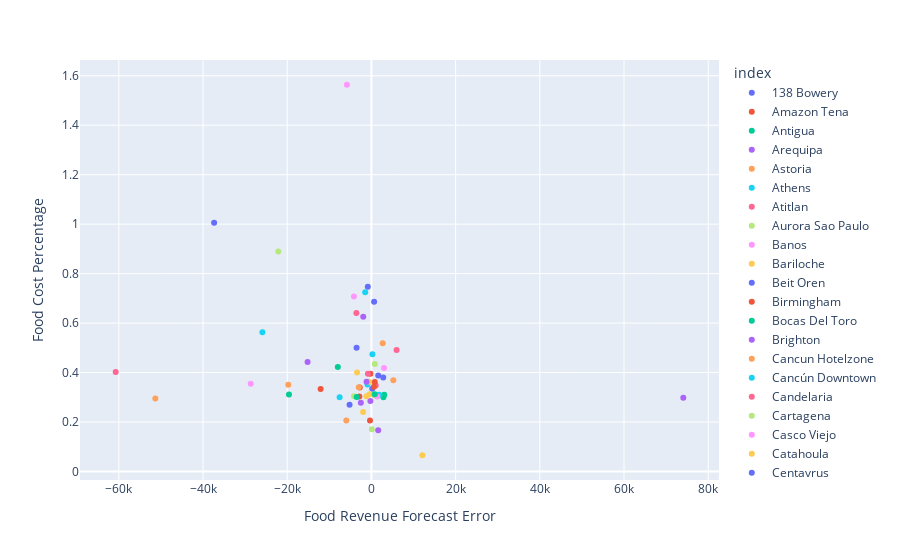

The code cell stored with this chart in its notebook:
### Code cell
fig = px.scatter(foodcost, x = 'Food Revenue Forecast Error', y='Food Cost Percentage', color = foodcost.index)
fig.show()

### Figure 1 — Plotly figure (JSON) as saved in the notebook; plotly's stock layout.template omitted (floating-point values rounded to 4 significant figures)
{"data": [{"hovertemplate": "index=138 Bowery <br>Food Revenue Forecast Error=%{x}<br>Food Cost Percentage=%{y}<extra></extra>", "legendgroup": "138 Bowery ", "marker": {"color": "#636efa", "symbol": "circle"}, "mode": "markers", "name": "138 Bowery ", "orientation": "v", "showlegend": true, "type": "scatter", "x": [634.1], "xaxis": "x", "y": [0.6866], "yaxis": "y"}, {"hovertemplate": "index=Amazon Tena <br>Food Revenue Forecast Error=%{x}<br>Food Cost Percentage=%{y}<extra></extra>", "legendgroup": "Amazon Tena ", "marker": {"color": "#EF553B", "symbol": "circle"}, "mode": "markers", "name": "Amazon Tena ", "orientation": "v", "showlegend": true, "type": "scatter", "x": [-244.2], "xaxis": "x", "y": [0.395], "yaxis": "y"}, {"hovertemplate": "index=Antigua <br>Food Revenue Forecast Error=%{x}<br>Food Cost Percentage=%{y}<extra></extra>", "legendgroup": "Antigua ", "marker": {"color": "#00cc96", "symbol": "circle"}, "mode": "markers", "name": "Antigua ", "orientation": "v", "showlegend": true, "type": "scatter", "x": [3043.0], "xaxis": "x", "y": [0.3106], "yaxis": "y"}, {"hovertemplate": "index=Arequipa <br>Food Revenue Forecast Error=%{x}<br>Food Cost Percentage=%{y}<extra></extra>", "legendgroup": "Arequipa ", "marker": {"color": "#ab63fa", "symbol": "circle"}, "mode": "markers", "name": "Arequipa ", "orientation": "v", "showlegend": true, "type": "scatter", "x": [-1949.0], "xaxis": "x", "y": [0.6259], "yaxis": "y"}, {"hovertemplate": "index=Astoria <br>Food Revenue Forecast Error=%{x}<br>Food Cost Percentage=%{y}<extra></extra>", "legendgroup": "Astoria ", "marker": {"color": "#FFA15A", "symbol": "circle"}, "mode": "markers", "name": "Astoria ", "orientation": "v", "showlegend": true, "type": "scatter", "x": [-51330.0], "xaxis": "x", "y": [0.295], "yaxis": "y"}, {"hovertemplate": "index=Athens <br>Food Revenue Forecast Error=%{x}<br>Food Cost Percentage=%{y}<extra></extra>", "legendgroup": "Athens ", "marker": {"color": "#19d3f3", "symbol": "circle"}, "mode": "markers", "name": "Athens ", "orientation": "v", "showlegend": true, "type": "scatter", "x": [-927.3], "xaxis": "x", "y": [0.3516], "yaxis": "y"}, {"hovertemplate": "index=Atitlan <br>Food Revenue Forecast Error=%{x}<br>Food Cost Percentage=%{y}<extra></extra>", "legendgroup": "Atitlan ", "marker": {"color": "#FF6692", "symbol": "circle"}, "mode": "markers", "name": "Atitlan ", "orientation": "v", "showlegend": true, "type": "scatter", "x": [0], "xaxis": "x", "y": [null], "yaxis": "y"}, {"hovertemplate": "index=Aurora Sao Paulo <br>Food Revenue Forecast Error=%{x}<br>Food Cost Percentage=%{y}<extra></extra>", "legendgroup": "Aurora Sao Paulo ", "marker": {"color": "#B6E880", "symbol": "circle"}, "mode": "markers", "name": "Aurora Sao Paulo ", "orientation": "v", "showlegend": true, "type": "scatter", "x": [-22130.0], "xaxis": "x", "y": [0.8891], "yaxis": "y"}, {"hovertemplate": "index=Banos <br>Food Revenue Forecast Error=%{x}<br>Food Cost Percentage=%{y}<extra></extra>", "legendgroup": "Banos ", "marker": {"color": "#FF97FF", "symbol": "circle"}, "mode": "markers", "name": "Banos ", "orientation": "v", "showlegend": true, "type": "scatter", "x": [-4160.0], "xaxis": "x", "y": [0.707], "yaxis": "y"}, {"hovertemplate": "index=Bariloche <br>Food Revenue Forecast Error=%{x}<br>Food Cost Percentage=%{y}<extra></extra>", "legendgroup": "Bariloche ", "marker": {"color": "#FECB52", "symbol": "circle"}, "mode": "markers", "name": "Bariloche ", "orientation": "v", "showlegend": true, "type": "scatter", "x": [-1979.0], "xaxis": "x", "y": [0.2403], "yaxis": "y"}, {"hovertemplate": "index=Beit Oren <br>Food Revenue Forecast Error=%{x}<br>Food Cost Percentage=%{y}<extra></extra>", "legendgroup": "Beit Oren ", "marker": {"color": "#636efa", "symbol": "circle"}, "mode": "markers", "name": "Beit Oren ", "orientation": "v", "showlegend": true, "type": "scatter", "x": [0], "xaxis": "x", "y": [null], "yaxis": "y"}, {"hovertemplate": "index=Birmingham <br>Food Revenue Forecast Error=%{x}<br>Food Cost Percentage=%{y}<extra></extra>", "legendgroup": "Birmingham ", "marker": {"color": "#EF553B", "symbol": "circle"}, "mode": "markers", "name": "Birmingham ", "orientation": "v", "showlegend": true, "type": "scatter", "x": [-2873.0], "xaxis": "x", "y": [0.3028], "yaxis": "y"}, {"hovertemplate": "index=Bocas Del Toro <br>Food Revenue Forecast Error=%{x}<br>Food Cost Percentage=%{y}<extra></extra>", "legendgroup": "Bocas Del Toro ", "marker": {"color": "#00cc96", "symbol": "circle"}, "mode": "markers", "name": "Bocas Del Toro ", "orientation": "v", "showlegend": true, "type": "scatter", "x": [0], "xaxis": "x", "y": [null], "yaxis": "y"}, {"hovertemplate": "index=Brighton <br>Food Revenue Forecast Error=%{x}<br>Food Cost Percentage=%{y}<extra></extra>", "legendgroup": "Brighton ", "marker": {"color": "#ab63fa", "symbol": "circle"}, "mode": "markers", "name": "Brighton ", "orientation": "v", "showlegend": true, "type": "scatter", "x": [-247.3], "xaxis": "x", "y": [0.2851], "yaxis": "y"}, {"hovertemplate": "index=Cancun Hotelzone <br>Food Revenue Forecast Error=%{x}<br>Food Cost Percentage=%{y}<extra></extra>", "legendgroup": "Cancun Hotelzone ", "marker": {"color": "#FFA15A", "symbol": "circle"}, "mode": "markers", "name": "Cancun Hotelzone ", "orientation": "v", "showlegend": true, "type": "scatter", "x": [1441.0], "xaxis": "x", "y": [0.3072], "yaxis": "y"}, {"hovertemplate": "index=Cancún Downtown <br>Food Revenue Forecast Error=%{x}<br>Food Cost Percentage=%{y}<extra></extra>", "legendgroup": "Cancún Downtown ", "marker": {"color": "#19d3f3", "symbol": "circle"}, "mode": "markers", "name": "Cancún Downtown ", "orientation": "v", "showlegend": true, "type": "scatter", "x": [-25890.0], "xaxis": "x", "y": [0.5628], "yaxis": "y"}, {"hovertemplate": "index=Candelaria <br>Food Revenue Forecast Error=%{x}<br>Food Cost Percentage=%{y}<extra></extra>", "legendgroup": "Candelaria ", "marker": {"color": "#FF6692", "symbol": "circle"}, "mode": "markers", "name": "Candelaria ", "orientation": "v", "showlegend": true, "type": "scatter", "x": [1020.0], "xaxis": "x", "y": [0.3478], "yaxis": "y"}, {"hovertemplate": "index=Cartagena <br>Food Revenue Forecast Error=%{x}<br>Food Cost Percentage=%{y}<extra></extra>", "legendgroup": "Cartagena ", "marker": {"color": "#B6E880", "symbol": "circle"}, "mode": "markers", "name": "Cartagena ", "orientation": "v", "showlegend": true, "type": "scatter", "x": [640.9], "xaxis": "x", "y": [0.3087], "yaxis": "y"}, {"hovertemplate": "index=Casco Viejo <br>Food Revenue Forecast Error=%{x}<br>Food Cost Percentage=%{y}<extra></extra>", "legendgroup": "Casco Viejo ", "marker": {"color": "#FF97FF", "symbol": "circle"}, "mode": "markers", "name": "Casco Viejo ", "orientation": "v", "showlegend": true, "type": "scatter", "x": [-5826.0], "xaxis": "x", "y": [1.564], "yaxis": "y"}, {"hovertemplate": "index=Catahoula <br>Food Revenue Forecast Error=%{x}<br>Food Cost Percentage=%{y}<extra></extra>", "legendgroup": "Catahoula ", "marker": {"color": "#FECB52", "symbol": "circle"}, "mode": "markers", "name": "Catahoula ", "orientation": "v", "showlegend": true, "type": "scatter", "x": [-590.0], "xaxis": "x", "y": [0.3625], "yaxis": "y"}, {"hovertemplate": "index=Centavrus <br>Food Revenue Forecast Error=%{x}<br>Food Cost Percentage=%{y}<extra></extra>", "legendgroup": "Centavrus ", "marker": {"color": "#636efa", "symbol": "circle"}, "mode": "markers", "name": "Centavrus ", "orientation": "v", "showlegend": true, "type": "scatter", "x": [-37370.0], "xaxis": "x", "y": [1.006], "yaxis": "y"}, {"hovertemplate": "index=Central Park <br>Food Revenue Forecast Error=%{x}<br>Food Cost Percentage=%{y}<extra></extra>", "legendgroup": "Central Park ", "marker": {"color": "#EF553B", "symbol": "circle"}, "mode": "markers", "name": "Central Park ", "orientation": "v", "showlegend": true, "type": "scatter", "x": [0], "xaxis": "x", "y": [null], "yaxis": "y"}, {"hovertemplate": "index=Chapinero <br>Food Revenue Forecast Error=%{x}<br>Food Cost Percentage=%{y}<extra></extra>", "legendgroup": "Chapinero ", "marker": {"color": "#00cc96", "symbol": "circle"}, "mode": "markers", "name": "Chapinero ", "orientation": "v", "showlegend": true, "type": "scatter", "x": [-7979.0], "xaxis": "x", "y": [0.4224], "yaxis": "y"}, {"hovertemplate": "index=Chelsea <br>Food Revenue Forecast Error=%{x}<br>Food Cost Percentage=%{y}<extra></extra>", "legendgroup": "Chelsea ", "marker": {"color": "#ab63fa", "symbol": "circle"}, "mode": "markers", "name": "Chelsea ", "orientation": "v", "showlegend": true, "type": "scatter", "x": [-1162.0], "xaxis": "x", "y": [0.3625], "yaxis": "y"}, {"hovertemplate": "index=Cordoba <br>Food Revenue Forecast Error=%{x}<br>Food Cost Percentage=%{y}<extra></extra>", "legendgroup": "Cordoba ", "marker": {"color": "#FFA15A", "symbol": "circle"}, "mode": "markers", "name": "Cordoba ", "orientation": "v", "showlegend": true, "type": "scatter", "x": [-19750.0], "xaxis": "x", "y": [0.3512], "yaxis": "y"}, {"hovertemplate": "index=Cuenca <br>Food Revenue Forecast Error=%{x}<br>Food Cost Percentage=%{y}<extra></extra>", "legendgroup": "Cuenca ", "marker": {"color": "#19d3f3", "symbol": "circle"}, "mode": "markers", "name": "Cuenca ", "orientation": "v", "showlegend": true, "type": "scatter", "x": [0], "xaxis": "x", "y": [null], "yaxis": "y"}, {"hovertemplate": "index=Cusco Plaza <br>Food Revenue Forecast Error=%{x}<br>Food Cost Percentage=%{y}<extra></extra>", "legendgroup": "Cusco Plaza ", "marker": {"color": "#FF6692", "symbol": "circle"}, "mode": "markers", "name": "Cusco Plaza ", "orientation": "v", "showlegend": true, "type": "scatter", "x": [0], "xaxis": "x", "y": [null], "yaxis": "y"}, {"hovertemplate": "index=Cusco Saphi <br>Food Revenue Forecast Error=%{x}<br>Food Cost Percentage=%{y}<extra></extra>", "legendgroup": "Cusco Saphi ", "marker": {"color": "#B6E880", "symbol": "circle"}, "mode": "markers", "name": "Cusco Saphi ", "orientation": "v", "showlegend": true, "type": "scatter", "x": [0], "xaxis": "x", "y": [null], "yaxis": "y"}, {"hovertemplate": "index=Ericeira <br>Food Revenue Forecast Error=%{x}<br>Food Cost Percentage=%{y}<extra></extra>", "legendgroup": "Ericeira ", "marker": {"color": "#FF97FF", "symbol": "circle"}, "mode": "markers", "name": "Ericeira ", "orientation": "v", "showlegend": true, "type": "scatter", "x": [0], "xaxis": "x", "y": [null], "yaxis": "y"}, {"hovertemplate": "index=Florianopolis <br>Food Revenue Forecast Error=%{x}<br>Food Cost Percentage=%{y}<extra></extra>", "legendgroup": "Florianopolis ", "marker": {"color": "#FECB52", "symbol": "circle"}, "mode": "markers", "name": "Florianopolis ", "orientation": "v", "showlegend": true, "type": "scatter", "x": [-3410.0], "xaxis": "x", "y": [0.4001], "yaxis": "y"}, {"hovertemplate": "index=Geres <br>Food Revenue Forecast Error=%{x}<br>Food Cost Percentage=%{y}<extra></extra>", "legendgroup": "Geres ", "marker": {"color": "#636efa", "symbol": "circle"}, "mode": "markers", "name": "Geres ", "orientation": "v", "showlegend": true, "type": "scatter", "x": [194.4], "xaxis": "x", "y": [0.335], "yaxis": "y"}, {"hovertemplate": "index=Gold Dust <br>Food Revenue Forecast Error=%{x}<br>Food Cost Percentage=%{y}<extra></extra>", "legendgroup": "Gold Dust ", "marker": {"color": "#EF553B", "symbol": "circle"}, "mode": "markers", "name": "Gold Dust ", "orientation": "v", "showlegend": true, "type": "scatter", "x": [795.7], "xaxis": "x", "y": [0.3618], "yaxis": "y"}, {"hovertemplate": "index=Granada <br>Food Revenue Forecast Error=%{x}<br>Food Cost Percentage=%{y}<extra></extra>", "legendgroup": "Granada ", "marker": {"color": "#00cc96", "symbol": "circle"}, "mode": "markers", "name": "Granada ", "orientation": "v", "showlegend": true, "type": "scatter", "x": [2838.0], "xaxis": "x", "y": [0.3], "yaxis": "y"}, {"hovertemplate": "index=Huaraz <br>Food Revenue Forecast Error=%{x}<br>Food Cost Percentage=%{y}<extra></extra>", "legendgroup": "Huaraz ", "marker": {"color": "#ab63fa", "symbol": "circle"}, "mode": "markers", "name": "Huaraz ", "orientation": "v", "showlegend": true, "type": "scatter", "x": [74080.0], "xaxis": "x", "y": [0.298], "yaxis": "y"}, {"hovertemplate": "index=Jaco <br>Food Revenue Forecast Error=%{x}<br>Food Cost Percentage=%{y}<extra></extra>", "legendgroup": "Jaco ", "marker": {"color": "#FFA15A", "symbol": "circle"}, "mode": "markers", "name": "Jaco ", "orientation": "v", "showlegend": true, "type": "scatter", "x": [0], "xaxis": "x", "y": [null], "yaxis": "y"}, {"hovertemplate": "index=Kalu Yala <br>Food Revenue Forecast Error=%{x}<br>Food Cost Percentage=%{y}<extra></extra>", "legendgroup": "Kalu Yala ", "marker": {"color": "#19d3f3", "symbol": "circle"}, "mode": "markers", "name": "Kalu Yala ", "orientation": "v", "showlegend": true, "type": "scatter", "x": [230.8], "xaxis": "x", "y": [0.474], "yaxis": "y"}, {"hovertemplate": "index=La Fortuna <br>Food Revenue Forecast Error=%{x}<br>Food Cost Percentage=%{y}<extra></extra>", "legendgroup": "La Fortuna ", "marker": {"color": "#FF6692", "symbol": "circle"}, "mode": "markers", "name": "La Fortuna ", "orientation": "v", "showlegend": true, "type": "scatter", "x": [-3576.0], "xaxis": "x", "y": [0.6413], "yaxis": "y"}, {"hovertemplate": "index=La Paz <br>Food Revenue Forecast Error=%{x}<br>Food Cost Percentage=%{y}<extra></extra>", "legendgroup": "La Paz ", "marker": {"color": "#B6E880", "symbol": "circle"}, "mode": "markers", "name": "La Paz ", "orientation": "v", "showlegend": true, "type": "scatter", "x": [0], "xaxis": "x", "y": [null], "yaxis": "y"}, {"hovertemplate": "index=Lapa Rio De Janeiro <br>Food Revenue Forecast Error=%{x}<br>Food Cost Percentage=%{y}<extra></extra>", "legendgroup": "Lapa Rio De Janeiro ", "marker": {"color": "#FF97FF", "symbol": "circle"}, "mode": "markers", "name": "Lapa Rio De Janeiro ", "orientation": "v", "showlegend": true, "type": "scatter", "x": [3004.0], "xaxis": "x", "y": [0.4188], "yaxis": "y"}, {"hovertemplate": "index=Lisbon <br>Food Revenue Forecast Error=%{x}<br>Food Cost Percentage=%{y}<extra></extra>", "legendgroup": "Lisbon ", "marker": {"color": "#FECB52", "symbol": "circle"}, "mode": "markers", "name": "Lisbon ", "orientation": "v", "showlegend": true, "type": "scatter", "x": [-1191.0], "xaxis": "x", "y": [0.3044], "yaxis": "y"}, {"hovertemplate": "index=Liverpool <br>Food Revenue Forecast Error=%{x}<br>Food Cost Percentage=%{y}<extra></extra>", "legendgroup": "Liverpool ", "marker": {"color": "#636efa", "symbol": "circle"}, "mode": "markers", "name": "Liverpool ", "orientation": "v", "showlegend": true, "type": "scatter", "x": [1621.0], "xaxis": "x", "y": [0.3878], "yaxis": "y"}, {"hovertemplate": "index=Los Lirios By Selina <br>Food Revenue Forecast Error=%{x}<br>Food Cost Percentage=%{y}<extra></extra>", "legendgroup": "Los Lirios By Selina ", "marker": {"color": "#EF553B", "symbol": "circle"}, "mode": "markers", "name": "Los Lirios By Selina ", "orientation": "v", "showlegend": true, "type": "scatter", "x": [-338.9], "xaxis": "x", "y": [0.2062], "yaxis": "y"}, {"hovertemplate": "index=Madalena <br>Food Revenue Forecast Error=%{x}<br>Food Cost Percentage=%{y}<extra></extra>", "legendgroup": "Madalena ", "marker": {"color": "#00cc96", "symbol": "circle"}, "mode": "markers", "name": "Madalena ", "orientation": "v", "showlegend": true, "type": "scatter", "x": [0], "xaxis": "x", "y": [null], "yaxis": "y"}, {"hovertemplate": "index=Maderas <br>Food Revenue Forecast Error=%{x}<br>Food Cost Percentage=%{y}<extra></extra>", "legendgroup": "Maderas ", "marker": {"color": "#ab63fa", "symbol": "circle"}, "mode": "markers", "name": "Maderas ", "orientation": "v", "showlegend": true, "type": "scatter", "x": [-15160.0], "xaxis": "x", "y": [0.4428], "yaxis": "y"}, {"hovertemplate": "index=Manchester <br>Food Revenue Forecast Error=%{x}<br>Food Cost Percentage=%{y}<extra></extra>", "legendgroup": "Manchester ", "marker": {"color": "#FFA15A", "symbol": "circle"}, "mode": "markers", "name": "Manchester ", "orientation": "v", "showlegend": true, "type": "scatter", "x": [-5973.0], "xaxis": "x", "y": [0.2064], "yaxis": "y"}, {"hovertemplate": "index=Mancora <br>Food Revenue Forecast Error=%{x}<br>Food Cost Percentage=%{y}<extra></extra>", "legendgroup": "Mancora ", "marker": {"color": "#19d3f3", "symbol": "circle"}, "mode": "markers", "name": "Mancora ", "orientation": "v", "showlegend": true, "type": "scatter", "x": [-1478.0], "xaxis": "x", "y": [0.7248], "yaxis": "y"}, {"hovertemplate": "index=Manuel Antonio <br>Food Revenue Forecast Error=%{x}<br>Food Cost Percentage=%{y}<extra></extra>", "legendgroup": "Manuel Antonio ", "marker": {"color": "#FF6692", "symbol": "circle"}, "mode": "markers", "name": "Manuel Antonio ", "orientation": "v", "showlegend": true, "type": "scatter", "x": [-60750.0], "xaxis": "x", "y": [0.4018], "yaxis": "y"}, {"hovertemplate": "index=Medellin <br>Food Revenue Forecast Error=%{x}<br>Food Cost Percentage=%{y}<extra></extra>", "legendgroup": "Medellin ", "marker": {"color": "#B6E880", "symbol": "circle"}, "mode": "markers", "name": "Medellin ", "orientation": "v", "showlegend": true, "type": "scatter", "x": [-4143.0], "xaxis": "x", "y": [0.3039], "yaxis": "y"}, {"hovertemplate": "index=Mexico City <br>Food Revenue Forecast Error=%{x}<br>Food Cost Percentage=%{y}<extra></extra>", "legendgroup": "Mexico City ", "marker": {"color": "#FF97FF", "symbol": "circle"}, "mode": "markers", "name": "Mexico City ", "orientation": "v", "showlegend": true, "type": "scatter", "x": [0], "xaxis": "x", "y": [null], "yaxis": "y"}, {"hovertemplate": "index=Miami River <br>Food Revenue Forecast Error=%{x}<br>Food Cost Percentage=%{y}<extra></extra>", "legendgroup": "Miami River ", "marker": {"color": "#FECB52", "symbol": "circle"}, "mode": "markers", "name": "Miami River ", "orientation": "v", "showlegend": true, "type": "scatter", "x": [12100.0], "xaxis": "x", "y": [0.06569], "yaxis": "y"}, {"hovertemplate": "index=Miami Tower <br>Food Revenue Forecast Error=%{x}<br>Food Cost Percentage=%{y}<extra></extra>", "legendgroup": "Miami Tower ", "marker": {"color": "#636efa", "symbol": "circle"}, "mode": "markers", "name": "Miami Tower ", "orientation": "v", "showlegend": true, "type": "scatter", "x": [-3527.0], "xaxis": "x", "y": [0.5005], "yaxis": "y"}, {"hovertemplate": "index=Miraflores Lima <br>Food Revenue Forecast Error=%{x}<br>Food Cost Percentage=%{y}<extra></extra>", "legendgroup": "Miraflores Lima ", "marker": {"color": "#EF553B", "symbol": "circle"}, "mode": "markers", "name": "Miraflores Lima ", "orientation": "v", "showlegend": true, "type": "scatter", "x": [-2771.0], "xaxis": "x", "y": [0.3391], "yaxis": "y"}, {"hovertemplate": "index=Miramar <br>Food Revenue Forecast Error=%{x}<br>Food Cost Percentage=%{y}<extra></extra>", "legendgroup": "Miramar ", "marker": {"color": "#00cc96", "symbol": "circle"}, "mode": "markers", "name": "Miramar ", "orientation": "v", "showlegend": true, "type": "scatter", "x": [-3507.0], "xaxis": "x", "y": [0.3015], "yaxis": "y"}, {"hovertemplate": "index=Montañita <br>Food Revenue Forecast Error=%{x}<br>Food Cost Percentage=%{y}<extra></extra>", "legendgroup": "Montañita ", "marker": {"color": "#ab63fa", "symbol": "circle"}, "mode": "markers", "name": "Montañita ", "orientation": "v", "showlegend": true, "type": "scatter", "x": [-2516.0], "xaxis": "x", "y": [0.2778], "yaxis": "y"}, {"hovertemplate": "index=Monteverde <br>Food Revenue Forecast Error=%{x}<br>Food Cost Percentage=%{y}<extra></extra>", "legendgroup": "Monteverde ", "marker": {"color": "#FFA15A", "symbol": "circle"}, "mode": "markers", "name": "Monteverde ", "orientation": "v", "showlegend": true, "type": "scatter", "x": [2683.0], "xaxis": "x", "y": [0.5189], "yaxis": "y"}, {"hovertemplate": "index=Neve Tzedek <br>Food Revenue Forecast Error=%{x}<br>Food Cost Percentage=%{y}<extra></extra>", "legendgroup": "Neve Tzedek ", "marker": {"color": "#19d3f3", "symbol": "circle"}, "mode": "markers", "name": "Neve Tzedek ", "orientation": "v", "showlegend": true, "type": "scatter", "x": [1838.0], "xaxis": "x", "y": [0.3102], "yaxis": "y"}, {"hovertemplate": "index=Newton <br>Food Revenue Forecast Error=%{x}<br>Food Cost Percentage=%{y}<extra></extra>", "legendgroup": "Newton ", "marker": {"color": "#FF6692", "symbol": "circle"}, "mode": "markers", "name": "Newton ", "orientation": "v", "showlegend": true, "type": "scatter", "x": [5973.0], "xaxis": "x", "y": [0.4911], "yaxis": "y"}, {"hovertemplate": "index=Nosara <br>Food Revenue Forecast Error=%{x}<br>Food Cost Percentage=%{y}<extra></extra>", "legendgroup": "Nosara ", "marker": {"color": "#B6E880", "symbol": "circle"}, "mode": "markers", "name": "Nosara ", "orientation": "v", "showlegend": true, "type": "scatter", "x": [105.5], "xaxis": "x", "y": [0.171], "yaxis": "y"}, {"hovertemplate": "index=Oaxaca <br>Food Revenue Forecast Error=%{x}<br>Food Cost Percentage=%{y}<extra></extra>", "legendgroup": "Oaxaca ", "marker": {"color": "#FF97FF", "symbol": "circle"}, "mode": "markers", "name": "Oaxaca ", "orientation": "v", "showlegend": true, "type": "scatter", "x": [0], "xaxis": "x", "y": [null], "yaxis": "y"}, {"hovertemplate": "index=Palermo <br>Food Revenue Forecast Error=%{x}<br>Food Cost Percentage=%{y}<extra></extra>", "legendgroup": "Palermo ", "marker": {"color": "#FECB52", "symbol": "circle"}, "mode": "markers", "name": "Palermo ", "orientation": "v", "showlegend": true, "type": "scatter", "x": [0], "xaxis": "x", "y": [null], "yaxis": "y"}, {"hovertemplate": "index=Paraty <br>Food Revenue Forecast Error=%{x}<br>Food Cost Percentage=%{y}<extra></extra>", "legendgroup": "Paraty ", "marker": {"color": "#636efa", "symbol": "circle"}, "mode": "markers", "name": "Paraty ", "orientation": "v", "showlegend": true, "type": "scatter", "x": [2800.0], "xaxis": "x", "y": [0.38], "yaxis": "y"}, {"hovertemplate": "index=Parque 93 <br>Food Revenue Forecast Error=%{x}<br>Food Cost Percentage=%{y}<extra></extra>", "legendgroup": "Parque 93 ", "marker": {"color": "#EF553B", "symbol": "circle"}, "mode": "markers", "name": "Parque 93 ", "orientation": "v", "showlegend": true, "type": "scatter", "x": [582.5], "xaxis": "x", "y": [0.343], "yaxis": "y"}, {"hovertemplate": "index=Pedasi <br>Food Revenue Forecast Error=%{x}<br>Food Cost Percentage=%{y}<extra></extra>", "legendgroup": "Pedasi ", "marker": {"color": "#00cc96", "symbol": "circle"}, "mode": "markers", "name": "Pedasi ", "orientation": "v", "showlegend": true, "type": "scatter", "x": [-19590.0], "xaxis": "x", "y": [0.3112], "yaxis": "y"}, {"hovertemplate": "index=Peniche <br>Food Revenue Forecast Error=%{x}<br>Food Cost Percentage=%{y}<extra></extra>", "legendgroup": "Peniche ", "marker": {"color": "#ab63fa", "symbol": "circle"}, "mode": "markers", "name": "Peniche ", "orientation": "v", "showlegend": true, "type": "scatter", "x": [1607.0], "xaxis": "x", "y": [0.167], "yaxis": "y"}, {"hovertemplate": "index=Playa Del Carmen <br>Food Revenue Forecast Error=%{x}<br>Food Cost Percentage=%{y}<extra></extra>", "legendgroup": "Playa Del Carmen ", "marker": {"color": "#FFA15A", "symbol": "circle"}, "mode": "markers", "name": "Playa Del Carmen ", "orientation": "v", "showlegend": true, "type": "scatter", "x": [-3003.0], "xaxis": "x", "y": [0.3404], "yaxis": "y"}, {"hovertemplate": "index=Playa Venao <br>Food Revenue Forecast Error=%{x}<br>Food Cost Percentage=%{y}<extra></extra>", "legendgroup": "Playa Venao ", "marker": {"color": "#19d3f3", "symbol": "circle"}, "mode": "markers", "name": "Playa Venao ", "orientation": "v", "showlegend": true, "type": "scatter", "x": [0], "xaxis": "x", "y": [null], "yaxis": "y"}, {"hovertemplate": "index=Porto <br>Food Revenue Forecast Error=%{x}<br>Food Cost Percentage=%{y}<extra></extra>", "legendgroup": "Porto ", "marker": {"color": "#FF6692", "symbol": "circle"}, "mode": "markers", "name": "Porto ", "orientation": "v", "showlegend": true, "type": "scatter", "x": [-833.6], "xaxis": "x", "y": [0.3954], "yaxis": "y"}, {"hovertemplate": "index=Posada Miraflores <br>Food Revenue Forecast Error=%{x}<br>Food Cost Percentage=%{y}<extra></extra>", "legendgroup": "Posada Miraflores ", "marker": {"color": "#B6E880", "symbol": "circle"}, "mode": "markers", "name": "Posada Miraflores ", "orientation": "v", "showlegend": true, "type": "scatter", "x": [0], "xaxis": "x", "y": [null], "yaxis": "y"}, {"hovertemplate": "index=Pucon <br>Food Revenue Forecast Error=%{x}<br>Food Cost Percentage=%{y}<extra></extra>", "legendgroup": "Pucon ", "marker": {"color": "#FF97FF", "symbol": "circle"}, "mode": "markers", "name": "Pucon ", "orientation": "v", "showlegend": true, "type": "scatter", "x": [1388.0], "xaxis": "x", "y": [0.3032], "yaxis": "y"}, {"hovertemplate": "index=Puerto Escondido <br>Food Revenue Forecast Error=%{x}<br>Food Cost Percentage=%{y}<extra></extra>", "legendgroup": "Puerto Escondido ", "marker": {"color": "#FECB52", "symbol": "circle"}, "mode": "markers", "name": "Puerto Escondido ", "orientation": "v", "showlegend": true, "type": "scatter", "x": [-452.3], "xaxis": "x", "y": [0.3121], "yaxis": "y"}, {"hovertemplate": "index=Puerto Viejo <br>Food Revenue Forecast Error=%{x}<br>Food Cost Percentage=%{y}<extra></extra>", "legendgroup": "Puerto Viejo ", "marker": {"color": "#636efa", "symbol": "circle"}, "mode": "markers", "name": "Puerto Viejo ", "orientation": "v", "showlegend": true, "type": "scatter", "x": [-5199.0], "xaxis": "x", "y": [0.2696], "yaxis": "y"}, {"hovertemplate": "index=Quindio <br>Food Revenue Forecast Error=%{x}<br>Food Cost Percentage=%{y}<extra></extra>", "legendgroup": "Quindio ", "marker": {"color": "#EF553B", "symbol": "circle"}, "mode": "markers", "name": "Quindio ", "orientation": "v", "showlegend": true, "type": "scatter", "x": [-12070.0], "xaxis": "x", "y": [0.3338], "yaxis": "y"}, {"hovertemplate": "index=Quito <br>Food Revenue Forecast Error=%{x}<br>Food Cost Percentage=%{y}<extra></extra>", "legendgroup": "Quito ", "marker": {"color": "#00cc96", "symbol": "circle"}, "mode": "markers", "name": "Quito ", "orientation": "v", "showlegend": true, "type": "scatter", "x": [0], "xaxis": "x", "y": [null], "yaxis": "y"}, {"hovertemplate": "index=Red Frog <br>Food Revenue Forecast Error=%{x}<br>Food Cost Percentage=%{y}<extra></extra>", "legendgroup": "Red Frog ", "marker": {"color": "#ab63fa", "symbol": "circle"}, "mode": "markers", "name": "Red Frog ", "orientation": "v", "showlegend": true, "type": "scatter", "x": [-1326.0], "xaxis": "x", "y": [null], "yaxis": "y"}, {"hovertemplate": "index=San Jose <br>Food Revenue Forecast Error=%{x}<br>Food Cost Percentage=%{y}<extra></extra>", "legendgroup": "San Jose ", "marker": {"color": "#FFA15A", "symbol": "circle"}, "mode": "markers", "name": "San Jose ", "orientation": "v", "showlegend": true, "type": "scatter", "x": [5204.0], "xaxis": "x", "y": [0.3689], "yaxis": "y"}, {"hovertemplate": "index=San Miguel <br>Food Revenue Forecast Error=%{x}<br>Food Cost Percentage=%{y}<extra></extra>", "legendgroup": "San Miguel ", "marker": {"color": "#19d3f3", "symbol": "circle"}, "mode": "markers", "name": "San Miguel ", "orientation": "v", "showlegend": true, "type": "scatter", "x": [-7555.0], "xaxis": "x", "y": [0.3], "yaxis": "y"}, {"hovertemplate": "index=Santa Marta <br>Food Revenue Forecast Error=%{x}<br>Food Cost Percentage=%{y}<extra></extra>", "legendgroup": "Santa Marta ", "marker": {"color": "#FF6692", "symbol": "circle"}, "mode": "markers", "name": "Santa Marta ", "orientation": "v", "showlegend": true, "type": "scatter", "x": [0], "xaxis": "x", "y": [null], "yaxis": "y"}, {"hovertemplate": "index=Santa Teresa N <br>Food Revenue Forecast Error=%{x}<br>Food Cost Percentage=%{y}<extra></extra>", "legendgroup": "Santa Teresa N ", "marker": {"color": "#B6E880", "symbol": "circle"}, "mode": "markers", "name": "Santa Teresa N ", "orientation": "v", "showlegend": true, "type": "scatter", "x": [798.8], "xaxis": "x", "y": [0.4348], "yaxis": "y"}, {"hovertemplate": "index=Santa Teresa S <br>Food Revenue Forecast Error=%{x}<br>Food Cost Percentage=%{y}<extra></extra>", "legendgroup": "Santa Teresa S ", "marker": {"color": "#FF97FF", "symbol": "circle"}, "mode": "markers", "name": "Santa Teresa S ", "orientation": "v", "showlegend": true, "type": "scatter", "x": [-28670.0], "xaxis": "x", "y": [0.3547], "yaxis": "y"}, {"hovertemplate": "index=Sayulita <br>Food Revenue Forecast Error=%{x}<br>Food Cost Percentage=%{y}<extra></extra>", "legendgroup": "Sayulita ", "marker": {"color": "#FECB52", "symbol": "circle"}, "mode": "markers", "name": "Sayulita ", "orientation": "v", "showlegend": true, "type": "scatter", "x": [0], "xaxis": "x", "y": [null], "yaxis": "y"}, {"hovertemplate": "index=Tamarindo <br>Food Revenue Forecast Error=%{x}<br>Food Cost Percentage=%{y}<extra></extra>", "legendgroup": "Tamarindo ", "marker": {"color": "#636efa", "symbol": "circle"}, "mode": "markers", "name": "Tamarindo ", "orientation": "v", "showlegend": true, "type": "scatter", "x": [-863.4], "xaxis": "x", "y": [0.7465], "yaxis": "y"}, {"hovertemplate": "index=Trimar <br>Food Revenue Forecast Error=%{x}<br>Food Cost Percentage=%{y}<extra></extra>", "legendgroup": "Trimar ", "marker": {"color": "#EF553B", "symbol": "circle"}, "mode": "markers", "name": "Trimar ", "orientation": "v", "showlegend": true, "type": "scatter", "x": [0], "xaxis": "x", "y": [null], "yaxis": "y"}, {"hovertemplate": "index=Vila Nova <br>Food Revenue Forecast Error=%{x}<br>Food Cost Percentage=%{y}<extra></extra>", "legendgroup": "Vila Nova ", "marker": {"color": "#00cc96", "symbol": "circle"}, "mode": "markers", "name": "Vila Nova ", "orientation": "v", "showlegend": true, "type": "scatter", "x": [795.3], "xaxis": "x", "y": [0.3124], "yaxis": "y"}, {"hovertemplate": "index=Villa De Leyva <br>Food Revenue Forecast Error=%{x}<br>Food Cost Percentage=%{y}<extra></extra>", "legendgroup": "Villa De Leyva ", "marker": {"color": "#ab63fa", "symbol": "circle"}, "mode": "markers", "name": "Villa De Leyva ", "orientation": "v", "showlegend": true, "type": "scatter", "x": [-698.0], "xaxis": "x", "y": [null], "yaxis": "y"}], "layout": {"legend": {"title": {"text": "index"}, "tracegroupgap": 0}, "margin": {"t": 60}, "xaxis": {"anchor": "y", "domain": [0, 1], "title": {"text": "Food Revenue Forecast Error"}}, "yaxis": {"anchor": "x", "domain": [0, 1], "title": {"text": "Food Cost Percentage"}}}}
